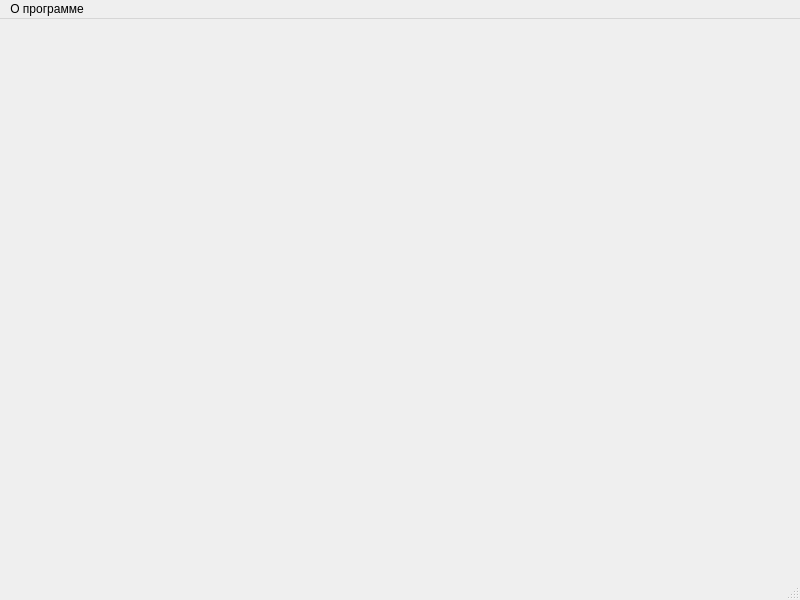
<?xml version="1.0" encoding="UTF-8"?>
<ui version="4.0">
 <class>MainWindow</class>
 <widget class="QMainWindow" name="MainWindow">
  <property name="geometry">
   <rect>
    <x>0</x>
    <y>0</y>
    <width>800</width>
    <height>600</height>
   </rect>
  </property>
  <property name="windowTitle">
   <string>MainWindow</string>
  </property>
  <widget class="QWidget" name="centralwidget"/>
  <widget class="QMenuBar" name="menubar">
   <property name="geometry">
    <rect>
     <x>0</x>
     <y>0</y>
     <width>800</width>
     <height>20</height>
    </rect>
   </property>
   <widget class="QMenu" name="About">
    <property name="title">
     <string>О программе</string>
    </property>
   </widget>
   <addaction name="About"/>
  </widget>
  <widget class="QStatusBar" name="statusbar"/>
 </widget>
 <resources/>
 <connections/>
</ui>
